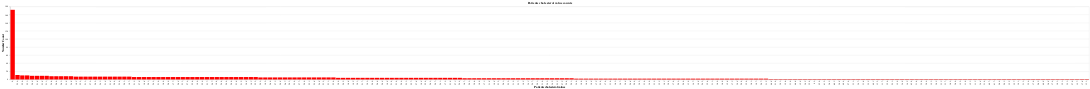

This figure's notebook cell:
### Code cell
#Figure 5: Patients cholesterol values.
plot_chart5= plot_value_counts(hf_pred, 'Cholesterol', color='red', title="Patients cholesterol value counts",
                               x_title= 'Patients cholesterol values')
plot_chart5

### Figure 1 — Vega-Lite specification as saved in the notebook (floating-point values rounded to 4 significant figures; data arrays with more than 128 entries replaced by an {"elided": "..."} marker saying what was removed)
{"config": {"view": {"continuousWidth": 300, "continuousHeight": 300}}, "data": {"name": "data-bb5fb0759b683f0ef7ad4314052e81f2"}, "mark": {"type": "bar", "color": "red"}, "encoding": {"x": {"field": "Cholesterol", "sort": "-y", "title": "Patients cholesterol values", "type": "nominal"}, "y": {"field": "Count", "title": "Number Count", "type": "quantitative"}}, "title": "Patients cholesterol value counts", "$schema": "https://vega.github.io/schema/vega-lite/v5.20.1.json", "datasets": {"data-bb5fb0759b683f0ef7ad4314052e81f2": {"elided": "222 records"}}}
